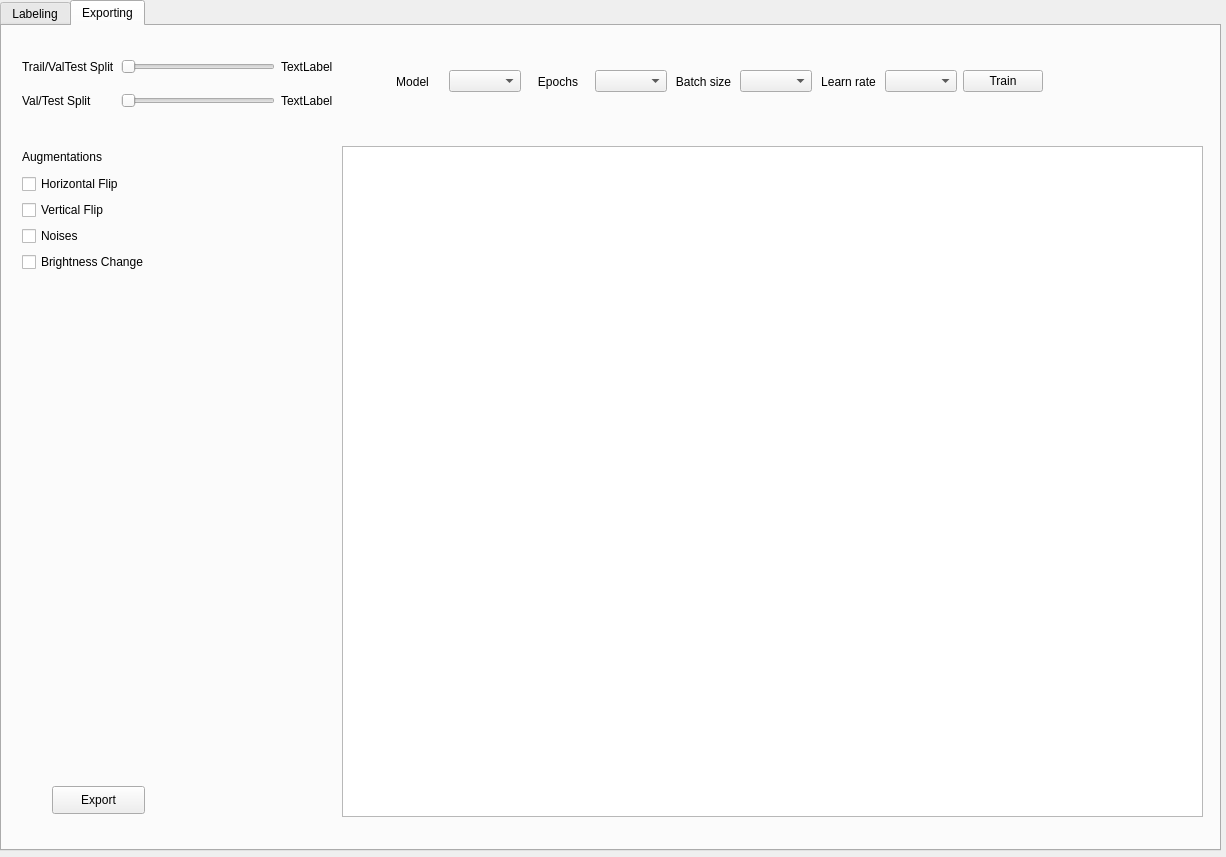
<?xml version="1.0" encoding="UTF-8"?>
<ui version="4.0">
 <class>Dialog</class>
 <widget class="QDialog" name="Dialog">
  <property name="geometry">
   <rect>
    <x>0</x>
    <y>0</y>
    <width>1226</width>
    <height>857</height>
   </rect>
  </property>
  <property name="windowTitle">
   <string>YOLO Labeler</string>
  </property>
  <widget class="QTabWidget" name="tabWidget">
   <property name="geometry">
    <rect>
     <x>0</x>
     <y>0</y>
     <width>1221</width>
     <height>851</height>
    </rect>
   </property>
   <property name="currentIndex">
    <number>1</number>
   </property>
   <widget class="QWidget" name="tab">
    <attribute name="title">
     <string>Labeling</string>
    </attribute>
    <widget class="QWidget" name="horizontalLayoutWidget">
     <property name="geometry">
      <rect>
       <x>10</x>
       <y>790</y>
       <width>311</width>
       <height>31</height>
      </rect>
     </property>
     <layout class="QHBoxLayout" name="horizontalLayout">
      <item>
       <widget class="QPushButton" name="prev_button">
        <property name="text">
         <string>&lt;&lt; Prev</string>
        </property>
       </widget>
      </item>
      <item>
       <widget class="QPushButton" name="next_button">
        <property name="text">
         <string>Next &gt;&gt;</string>
        </property>
       </widget>
      </item>
      <item>
       <widget class="QLabel" name="image_label">
        <property name="text">
         <string/>
        </property>
       </widget>
      </item>
     </layout>
    </widget>
    <widget class="QWidget" name="horizontalLayoutWidget_2">
     <property name="geometry">
      <rect>
       <x>10</x>
       <y>0</y>
       <width>971</width>
       <height>89</height>
      </rect>
     </property>
     <layout class="QHBoxLayout" name="horizontalLayout_2">
      <item>
       <widget class="QPushButton" name="dir_change_button">
        <property name="text">
         <string>Directory:</string>
        </property>
       </widget>
      </item>
      <item>
       <widget class="QTextBrowser" name="directory_tbrowser"/>
      </item>
     </layout>
    </widget>
    <widget class="QGraphicsView" name="graphicsView">
     <property name="geometry">
      <rect>
       <x>10</x>
       <y>40</y>
       <width>971</width>
       <height>741</height>
      </rect>
     </property>
    </widget>
    <widget class="QWidget" name="verticalLayoutWidget">
     <property name="geometry">
      <rect>
       <x>990</x>
       <y>0</y>
       <width>211</width>
       <height>781</height>
      </rect>
     </property>
     <layout class="QVBoxLayout" name="verticalLayout">
      <item>
       <widget class="QPushButton" name="cd_button">
        <property name="text">
         <string>Change Image</string>
        </property>
       </widget>
      </item>
      <item>
       <widget class="QPushButton" name="finish_button">
        <property name="text">
         <string>Save Annotations</string>
        </property>
       </widget>
      </item>
      <item>
       <widget class="QPushButton" name="load_annotate_button">
        <property name="text">
         <string>Load Annotations</string>
        </property>
       </widget>
      </item>
      <item>
       <widget class="QComboBox" name="comboBox"/>
      </item>
      <item>
       <widget class="QListWidget" name="bbox_tbrowser"/>
      </item>
     </layout>
    </widget>
    <widget class="QWidget" name="horizontalLayoutWidget_3">
     <property name="geometry">
      <rect>
       <x>340</x>
       <y>790</y>
       <width>169</width>
       <height>31</height>
      </rect>
     </property>
     <layout class="QHBoxLayout" name="horizontalLayout_3">
      <item>
       <widget class="QPushButton" name="goto_button">
        <property name="text">
         <string>Go To</string>
        </property>
       </widget>
      </item>
      <item>
       <widget class="QLineEdit" name="index_ledit"/>
      </item>
     </layout>
    </widget>
   </widget>
   <widget class="QWidget" name="tab_2">
    <attribute name="title">
     <string>Exporting</string>
    </attribute>
    <widget class="QWidget" name="gridLayoutWidget">
     <property name="geometry">
      <rect>
       <x>20</x>
       <y>20</y>
       <width>311</width>
       <height>76</height>
      </rect>
     </property>
     <layout class="QGridLayout" name="gridLayout">
      <item row="1" column="0">
       <widget class="QLabel" name="label_2">
        <property name="text">
         <string>Val/Test Split</string>
        </property>
       </widget>
      </item>
      <item row="1" column="1">
       <widget class="QSlider" name="horizontalSlider_2">
        <property name="orientation">
         <enum>Qt::Horizontal</enum>
        </property>
       </widget>
      </item>
      <item row="0" column="1">
       <widget class="QSlider" name="horizontalSlider">
        <property name="orientation">
         <enum>Qt::Horizontal</enum>
        </property>
       </widget>
      </item>
      <item row="0" column="0">
       <widget class="QLabel" name="label">
        <property name="text">
         <string>Trail/ValTest Split</string>
        </property>
       </widget>
      </item>
      <item row="1" column="2">
       <widget class="QLabel" name="label_5">
        <property name="text">
         <string>TextLabel</string>
        </property>
       </widget>
      </item>
      <item row="0" column="2">
       <widget class="QLabel" name="label_6">
        <property name="text">
         <string>TextLabel</string>
        </property>
       </widget>
      </item>
     </layout>
    </widget>
    <widget class="QWidget" name="verticalLayoutWidget_3">
     <property name="geometry">
      <rect>
       <x>20</x>
       <y>120</y>
       <width>160</width>
       <height>126</height>
      </rect>
     </property>
     <layout class="QVBoxLayout" name="verticalLayout_3">
      <item>
       <widget class="QLabel" name="label_7">
        <property name="text">
         <string>Augmentations</string>
        </property>
       </widget>
      </item>
      <item>
       <widget class="QCheckBox" name="hflip_checkbox">
        <property name="text">
         <string>Horizontal Flip</string>
        </property>
       </widget>
      </item>
      <item>
       <widget class="QCheckBox" name="vflip_checkbox">
        <property name="text">
         <string>Vertical Flip</string>
        </property>
       </widget>
      </item>
      <item>
       <widget class="QCheckBox" name="noises_checkbox">
        <property name="text">
         <string>Noises</string>
        </property>
       </widget>
      </item>
      <item>
       <widget class="QCheckBox" name="brightness_checkbox">
        <property name="text">
         <string>Brightness Change</string>
        </property>
       </widget>
      </item>
     </layout>
    </widget>
    <widget class="QGraphicsView" name="graphicsView_3">
     <property name="geometry">
      <rect>
       <x>340</x>
       <y>120</y>
       <width>861</width>
       <height>671</height>
      </rect>
     </property>
    </widget>
    <widget class="QWidget" name="horizontalLayoutWidget_7">
     <property name="geometry">
      <rect>
       <x>380</x>
       <y>20</y>
       <width>661</width>
       <height>71</height>
      </rect>
     </property>
     <layout class="QHBoxLayout" name="horizontalLayout_7">
      <item>
       <widget class="QLabel" name="label_8">
        <property name="text">
         <string>Model</string>
        </property>
        <property name="alignment">
         <set>Qt::AlignCenter</set>
        </property>
       </widget>
      </item>
      <item>
       <widget class="QComboBox" name="comboBox_3"/>
      </item>
      <item>
       <widget class="QLabel" name="label_9">
        <property name="text">
         <string>Epochs</string>
        </property>
        <property name="alignment">
         <set>Qt::AlignCenter</set>
        </property>
       </widget>
      </item>
      <item>
       <widget class="QComboBox" name="comboBox_4"/>
      </item>
      <item>
       <widget class="QLabel" name="label_10">
        <property name="text">
         <string>Batch size</string>
        </property>
        <property name="alignment">
         <set>Qt::AlignCenter</set>
        </property>
       </widget>
      </item>
      <item>
       <widget class="QComboBox" name="comboBox_5"/>
      </item>
      <item>
       <widget class="QLabel" name="label_11">
        <property name="text">
         <string>Learn rate</string>
        </property>
        <property name="alignment">
         <set>Qt::AlignCenter</set>
        </property>
       </widget>
      </item>
      <item>
       <widget class="QComboBox" name="comboBox_6"/>
      </item>
      <item>
       <widget class="QPushButton" name="pushButton">
        <property name="text">
         <string>Train</string>
        </property>
       </widget>
      </item>
     </layout>
    </widget>
    <widget class="QPushButton" name="export_button">
     <property name="geometry">
      <rect>
       <x>50</x>
       <y>760</y>
       <width>93</width>
       <height>28</height>
      </rect>
     </property>
     <property name="text">
      <string>Export</string>
     </property>
    </widget>
   </widget>
  </widget>
 </widget>
 <resources/>
 <connections/>
</ui>
